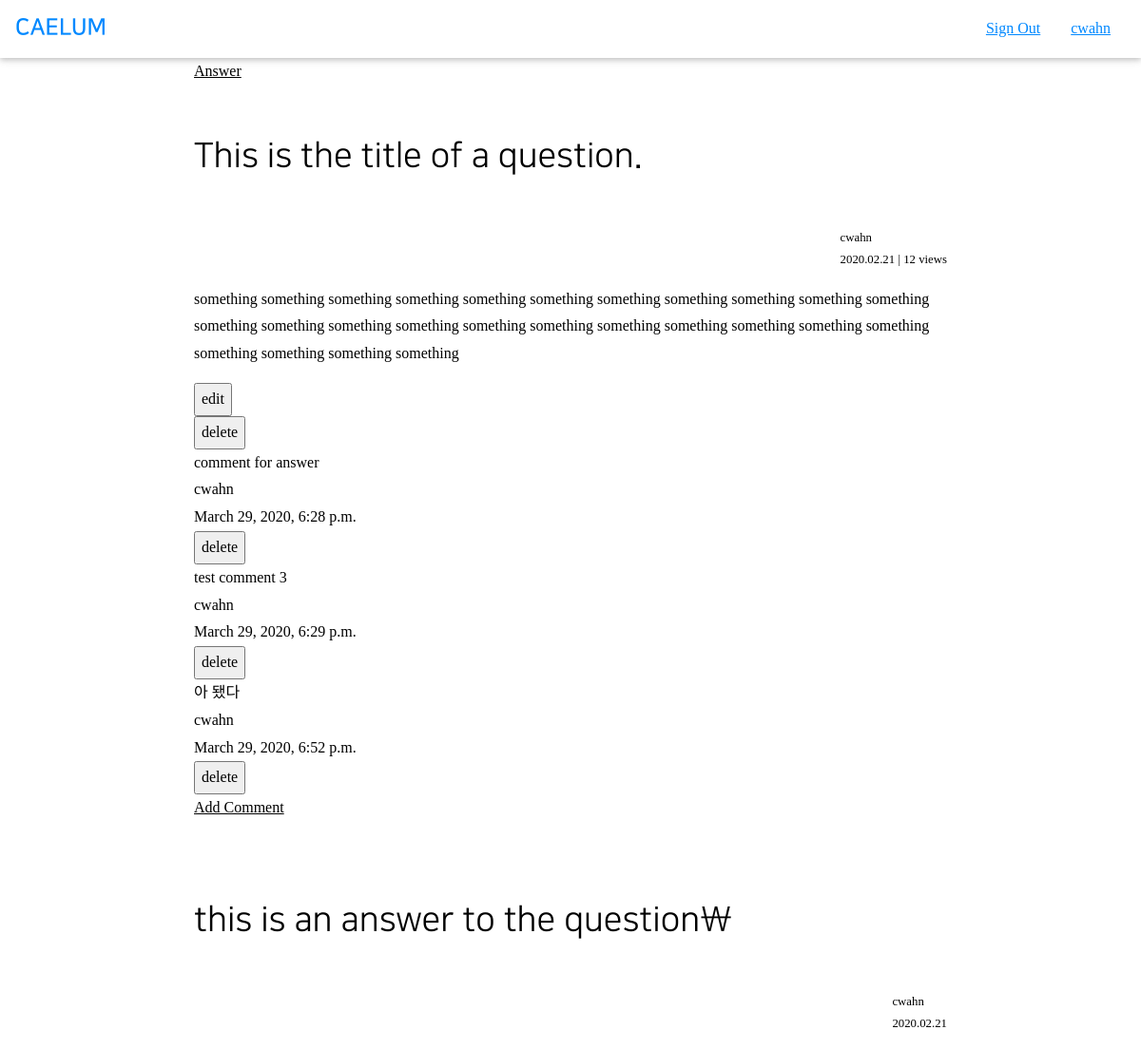
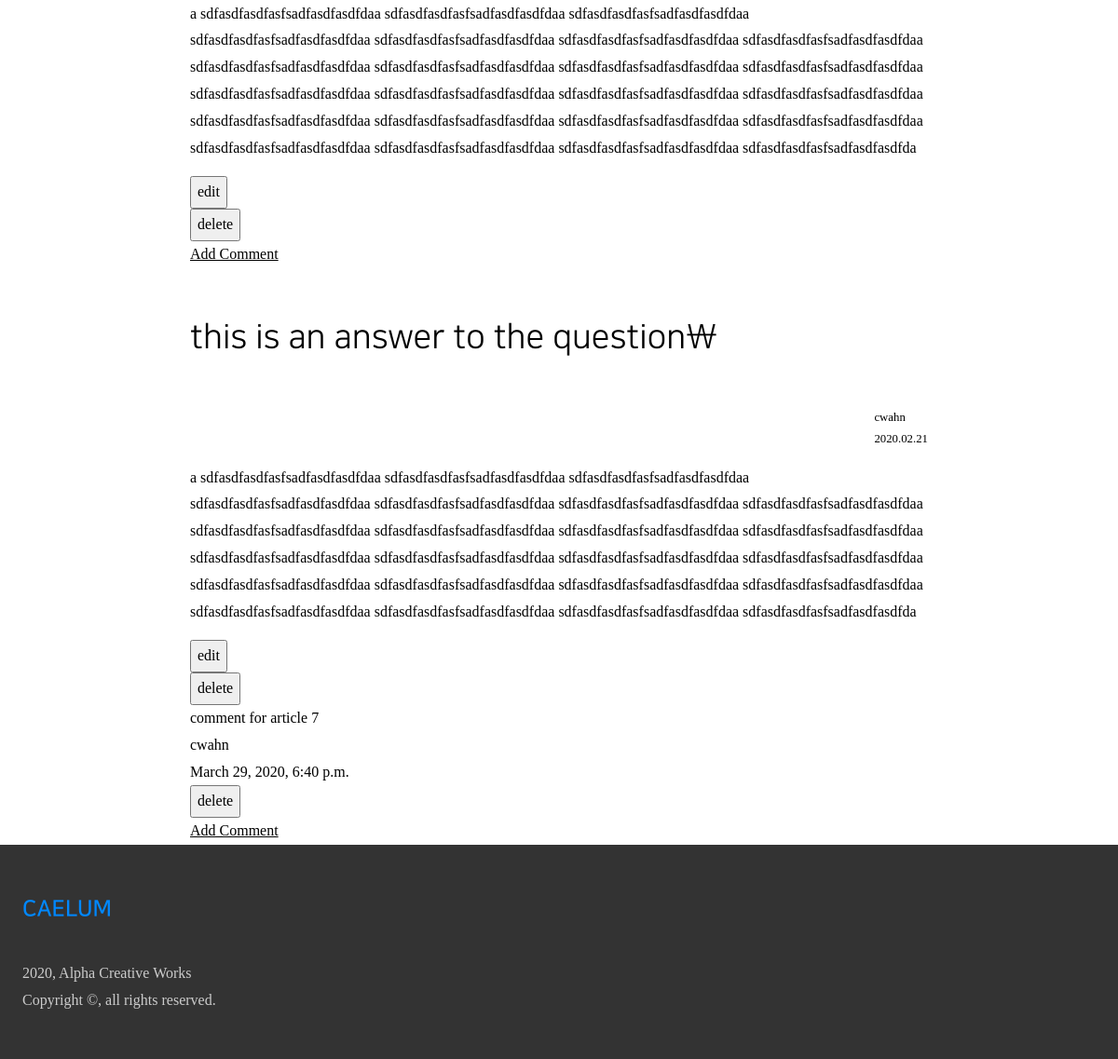
/article/2/ (signed in), run on the app's committed database (2 pictures, top to bottom).
### accounts/models.py (models this page shows, shortened)
class User(AbstractBaseUser):
    email = models.EmailField(
        max_length=255,
        unique=True,
    )
    portal_id = models.CharField(
        max_length=10,
        unique=True,
        null=True,
    )
    name = models.CharField(
        max_length=30,
        null=True,
    )
    dept_major = models.CharField(
        max_length=50,
        null=True,
    )
    username = models.SlugField(
        max_length=30,
        null=True,
        unique=True,
    )
    reputation = models.IntegerField(
        blank=False,
        null=False,
        default=0,
    )
    is_email_verified = models.BooleanField(default=False)
    is_active = models.BooleanField(default=True)
    is_admin = models.BooleanField(default=False)
    objects = UserManager()
    USERNAME_FIELD = 'email'
    REQUIRED_FIELD = [
    ]

### air/models.py (models this page shows, shortened)
class Article(models.Model):
    author = models.ForeignKey(
        User,
        on_delete=models.CASCADE,
    )
    content = MarkdownxField()
    tags = TaggableManager(
        blank=True,
    )
    date_created = models.DateTimeField(
        auto_now_add=True,
    )
    hit_count = models.IntegerField(
        default=0,
    )
    is_answer = models.BooleanField(
        default=False,
    )
    parent = models.ForeignKey(
        'self',
        blank=True,
        null=True,
        on_delete=models.CASCADE,
        related_name='answers',
    )
    accepted = models.BooleanField(
        default=False,
    )
    def get_title(self):
        return self.content.split('\n')[0].replace('#', '').strip()
    def get_content(self):
        return ''.join(self.content.split('\n')[1:])
    class Meta:
        ordering = ['-date_created']

class Comment(models.Model):
    parent = models.ForeignKey(
        Article,
        on_delete=models.CASCADE,
        related_name='comments',
    )
    author = models.ForeignKey(
        User,
        on_delete=models.CASCADE,
    )
    content = models.CharField(
        max_length=140,
        blank=False,
        null=False,
    )
    date_created = models.DateTimeField(
        auto_now_add=True,
    )

### air/views.py (the view)
# urls.py: path('article/<int:pk>/', views.article, name='article'),
@login_required
def article(request, pk):
    user = request.user
    article = get_object_or_404(Article, pk=pk)
    if article.is_answer == True:  # answer -> redirect to question
        question = article.parent
        return redirect('air:article', pk=question.pk)
    else:  # question
        answers = article.answers
        form = CommentCreationForm()
        context = {
            'user': user,
            'article': article,
            'answers': answers,
            'form': form,
        }
        try:
            return render(request, 'air/article.html', context)
        finally:
            hit_logs = ArticleHitCount.objects.filter(
                user=user,
                article=article,
                date__lte=date.today(),
                date__gte=date.today()
            )
            if hit_logs.count() == 0:
                hits = ArticleHitCount(user=user, article=article)
                hits.save()
                article.hit_count += 1
                article.save()

### air/forms.py (shortened to what this page needs)
class CommentCreationForm(forms.ModelForm):
    content = forms.CharField(widget=forms.TextInput(attrs={
        'id': 'comment_content',
    }))
    def __init__(self, data=None, files=None, auto_id='id_%s', prefix=None, initial=None, error_class=ErrorList, label_suffix=None, empty_permitted=False, instance=None, use_required_attribute=None, renderer=None, parant=None, author=None):
        super().__init__(data=data, files=files, auto_id=auto_id, prefix=prefix, initial=initial, error_class=error_class, label_suffix=label_suffix, empty_permitted=empty_permitted, instance=instance, use_required_attribute=use_required_attribute, renderer=renderer)
        self.parent = parant
        self.author = author
    class Meta:
        model = Comment
        fields = ('content',)

### air/templatetags/markdown_extras.py (called while the page is built)
@register.filter()
@stringfilter
def markdown(value):
    return md.markdown(value, extensions=['markdown.extensions.fenced_code'])

### air/templates/air/article.html (shortened to what this page needs)
{% extends 'air/account_widget.html' %}
{% load markdown_extras %}
{% block content %}
<div class=" acw3-container acw3-max-width-840 acw3-min-height-100">
  <a href="{% url 'air:answer' article.pk %}">Answer</a>
  <div class=" acw3-padding-32">
    <h1>{{ article.get_title}}</h1>
  </div>
  <div class=" acw3-bar">
    <small class=" acw3-right"
      >{{ article.author.username }} <br />
      {{ article.date_created | date:'Y.m.d'}} | {{ article.hit_count }}
      views</small
    >
  </div>
  <div>
    {{ article.get_content | markdown | safe }}
  </div>
  <div>
     {% if article.author == user %}
    <form action="{% url 'air:edit_article' article.pk %}" method="GET">
      <input type="submit" value="edit" />
    </form>
    <form action="{% url 'air:del_article' article.pk %}" method="POST">
      <input type="submit" value="delete" />
    </form>
    {% endif %}
    <div id="comments">
      {% for comment in article.comments.all %}
      <div>
        {{ comment.content }} <br />
        {{ comment.author.username }} <br />
        {{ comment.date_created }} {% if comment.author == user %}
        <form action="{% url 'air:del_comment' comment.pk %}" method="POST">
          <input type="submit" value="delete" />
        </form>
        {% endif %}
      </div>
      {% endfor %}
      <a
        href="javascript:void(0)"
        onclick="add_comment(this)"
        class="add_comment"
        >Add Comment</a
      >
    </div>
    <br />
  </div>
  {% for answer in answers.all %}
  <div class=" acw3-padding-32">
    <h1>{{ answer.get_title }}</h1>
  </div>
  <div class=" acw3-bar">
    <small class=" acw3-right"
      >{{ answer.author.username }} <br />
      {{ answer.date_created | date:'Y.m.d'}}</small
    >
  </div>
  <div>
    {{ answer.get_content | markdown | safe }}
  </div>
  {% if answer.author == user %}
  <form action="{% url 'air:edit_article' article.pk %}" method="GET">
    <input type="submit" value="edit" />
  </form>
  <form action="{% url 'air:del_article' answer.pk %}" method="POST">
    <input type="submit" value="delete" />
  </form>
  {% endif %}
  <div id="comments">
    {% for comment in answer.comments.all %}
    <div>
      {{ comment.content }} <br />
      {{ comment.author.username }} <br />
      {{ comment.date_created }} {% if comment.author == user %}
      <form action="{% url 'air:del_comment' comment.pk %}" method="POST">
        <input type="submit" value="delete" />
      </form>
      {% endif %}
    </div>
    {% endfor %}
    <a href="javascript:void(0)" onclick="add_comment(this)"> Add Comment</a>
  </div>
  {% endfor %}
</div>
{% endblock %}

### air/templates/air/account_widget.html (shortened to what this page needs)
{% extends 'common/base.html' %}
{% block account %}
<a href="{% url 'accounts:sign_out' %}" class=" acw3-bar-item">
    Sign Out
</a>
<a href="{% url 'accounts:account_manage' %}" class=" acw3-bar-item">
    {{ user.username }}
</a>
{% endblock %}

### static/common/acw3_pro.css (style rules this page uses)
html { box-sizing: border-box }
*, *:before, *:after { box-sizing: inherit }
html { -ms-text-size-adjust: 100%; -webkit-text-size-adjust: 100% }
body { margin: 0 }
a { background-color: transparent }
small { font-size: 80% }
button, input, select, textarea, optgroup { font: inherit; margin: 0 }
button, input { overflow: visible }
button, [type=button], [type=reset], [type=submit] { -webkit-appearance: button }
html, body { font-family: Verdana, sans-serif; font-size: 16px; line-height: 1.5 }
html { overflow-x: hidden }
h1 { font-size: 36px }
h1, h2, h3, h4, h5, h6 { font-family: "Segoe UI", Arial, sans-serif; font-weight: 400; margin: 10px 0 }
a { color: inherit }
.acw3-bar { width: 100%; overflow: hidden }
.acw3-bar .acw3-bar-item { padding: 8px 16px; float: left; width: auto; border: none; display: block; outline: 0 }
.acw3-container:after, .acw3-container:before, .acw3-panel:after, .acw3-panel:before, .acw3-row:after, .acw3-row:before, .acw3-row-padding:after, .acw3-row-padding:before, .acw3-cell-row:before, .acw3-cell-row:after, .acw3-clear:after, .acw3-clear:before, .acw3-bar:before, .acw3-bar:after { content: ""; display: table; clear: both }
.acw3-container, .acw3-panel { padding: 0.01em 24px }
.acw3-padding-32 { padding-top: 32px!important; padding-bottom: 32px!important }
.acw3-right { float: right!important }

### static/common/axw3.css (style rules this page uses)
body, html { height: 100%; line-height: 1.8; padding: 0; margin: 0; font-family: "NBG"; }
h1, h2, h3, h4, h5, h6 { font-family: "NS"; color: #000000; }
a { cursor: pointer; }
.acw3-max-width-840 { max-width: 840px; margin: auto; }
.acw3-min-height-100 { min-height: 100vh; }

### data on the page
User: username "cwahn"
Article: get_title "This is the title of a question.", author.username "cwahn", date_created "2020.02.21", hit_count "12", get_content "something something something something something something something something something something something something something something something something something something something something something something something something something something"
Comment: content "comment for answer", author.username "cwahn", date_created "March 29, 2020, 6:28 p.m."
Comment: content "test comment 3", author.username "cwahn", date_created "March 29, 2020, 6:29 p.m."
Comment: content "아 됐다", author.username "cwahn", date_created "March 29, 2020, 6:52 p.m."
Article: get_title "this is an answer to the question\\", author.username "cwahn", date_created "2020.02.21", get_content "a sdfasdfasdfasfsadfasdfasdfdaa sdfasdfasdfasfsadfasdfasdfdaa sdfasdfasdfasfsadfasdfasdfdaa sdfasdfasdfasfsadfasdfasdfdaa sdfasdfasdfasfsadfasdfasdfdaa sdfasdfasdfasfsadfasdfasdfdaa sdfasdfasdfasfsadfasdfasdfdaa sdfasdfasdfasfsadfasdfasdfdaa sdfasdfasdfasfsadfasdfasdfdaa sdfasdfasdfasfsadfasdfasdfdaa sdfasdfasdfasfsadfasdfasdfdaa sdfasdfasdfasfsadfasdfasdfdaa sdfasdfasdfasfsadfasdfasdfdaa sdfasdfasdfasfsadfasdfasdfdaa sdfasdfasdfasfsadfasdfasdfdaa sdfasdfasdfasfsadfasdfasdfdaa sdfasdfasdfasfsadfasdfasdfdaa sdfasdfasdfasfsadfasdfasdfdaa sdfasdfasdfasfsadfasdfasdfdaa sdfasdfasdfasfsadfasdfasdfdaa sdfasdfasdfasfsadfasdfasdfdaa sdfasdfasdfasfsadfasdfasdfdaa sdfasdfasdfasfsadfasdfasdfda"
Article: get_title "this is an answer to the question\\", author.username "cwahn", date_created "2020.02.21", get_content "a sdfasdfasdfasfsadfasdfasdfdaa sdfasdfasdfasfsadfasdfasdfdaa sdfasdfasdfasfsadfasdfasdfdaa sdfasdfasdfasfsadfasdfasdfdaa sdfasdfasdfasfsadfasdfasdfdaa sdfasdfasdfasfsadfasdfasdfdaa sdfasdfasdfasfsadfasdfasdfdaa sdfasdfasdfasfsadfasdfasdfdaa sdfasdfasdfasfsadfasdfasdfdaa sdfasdfasdfasfsadfasdfasdfdaa sdfasdfasdfasfsadfasdfasdfdaa sdfasdfasdfasfsadfasdfasdfdaa sdfasdfasdfasfsadfasdfasdfdaa sdfasdfasdfasfsadfasdfasdfdaa sdfasdfasdfasfsadfasdfasdfdaa sdfasdfasdfasfsadfasdfasdfdaa sdfasdfasdfasfsadfasdfasdfdaa sdfasdfasdfasfsadfasdfasdfdaa sdfasdfasdfasfsadfasdfasdfdaa sdfasdfasdfasfsadfasdfasdfdaa sdfasdfasdfasfsadfasdfasdfdaa sdfasdfasdfasfsadfasdfasdfdaa sdfasdfasdfasfsadfasdfasdfda"
Comment: content "comment for article 7", author.username "cwahn", date_created "March 29, 2020, 6:40 p.m."
